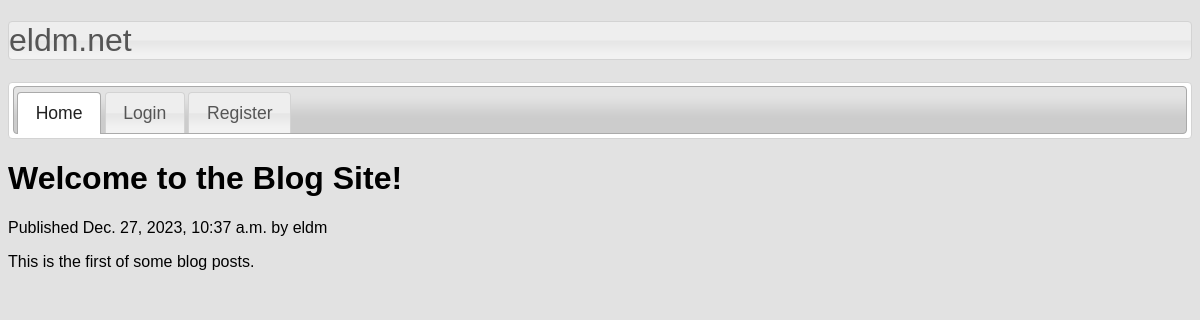
Screenshot of /2023/12/27/welcome/ with the database file from the repository.
### accounts/models.py (models this page shows, shortened)
class Post(models.Model):
    class Status(models.TextChoices):
        DRAFT = 'DF', 'Draft'
        PUBLISHED = 'PB', 'Published'
    title = models.CharField(max_length=250)
    slug = models.SlugField(max_length=250, unique_for_date='publish')
    author = models.ForeignKey(User,
                               on_delete=models.CASCADE,
                               related_name='accounts_posts')
    body = models.TextField()
    publish = models.DateTimeField(default=timezone.now)
    created = models.DateTimeField(auto_now_add=True)
    updated = models.DateTimeField(auto_now=True)
    status = models.CharField(max_length=2, choices=Status.choices, default=Status.DRAFT)
    objects = models.Manager()
    published = PublishedManager()
    class Meta:
        ordering = ['-publish']
        indexes = [
            models.Index(fields=['-publish']),
        ]

### accounts/views.py (the view)
# urls.py: path('<int:year>/<int:month>/<int:day>/<slug:post>/', views.post_detail, name='post_detail'),
def post_detail(request, year, month, day, post):
    post = get_object_or_404(Post, status=Post.Status.PUBLISHED, slug=post, publish__year=year, publish__month=month, publish__day=day)
    return render(request, 'accounts/post/detail.html', {'post': post})

### templates/accounts/post/detail.html (shortened to what this page needs)
{% extends "accounts/base.html" %}
{% block content %}
    <h1>{{ post.title }}</h1>
    <p>
        Published {{ post.publish }} by {{ post.author }}
    </p>
    {{ post.body|linebreaks }}
{% endblock %}

### templates/accounts/base.html (style rules this page uses)
body { background: #E2E2E2; font-family: 'Glitch Slap', sans-serif; }

### rows the page displays
Post: title "Welcome to the Blog Site!", publish "Dec. 27, 2023, 10:37 a.m.", author "eldm", body "This is the first of some blog posts."
